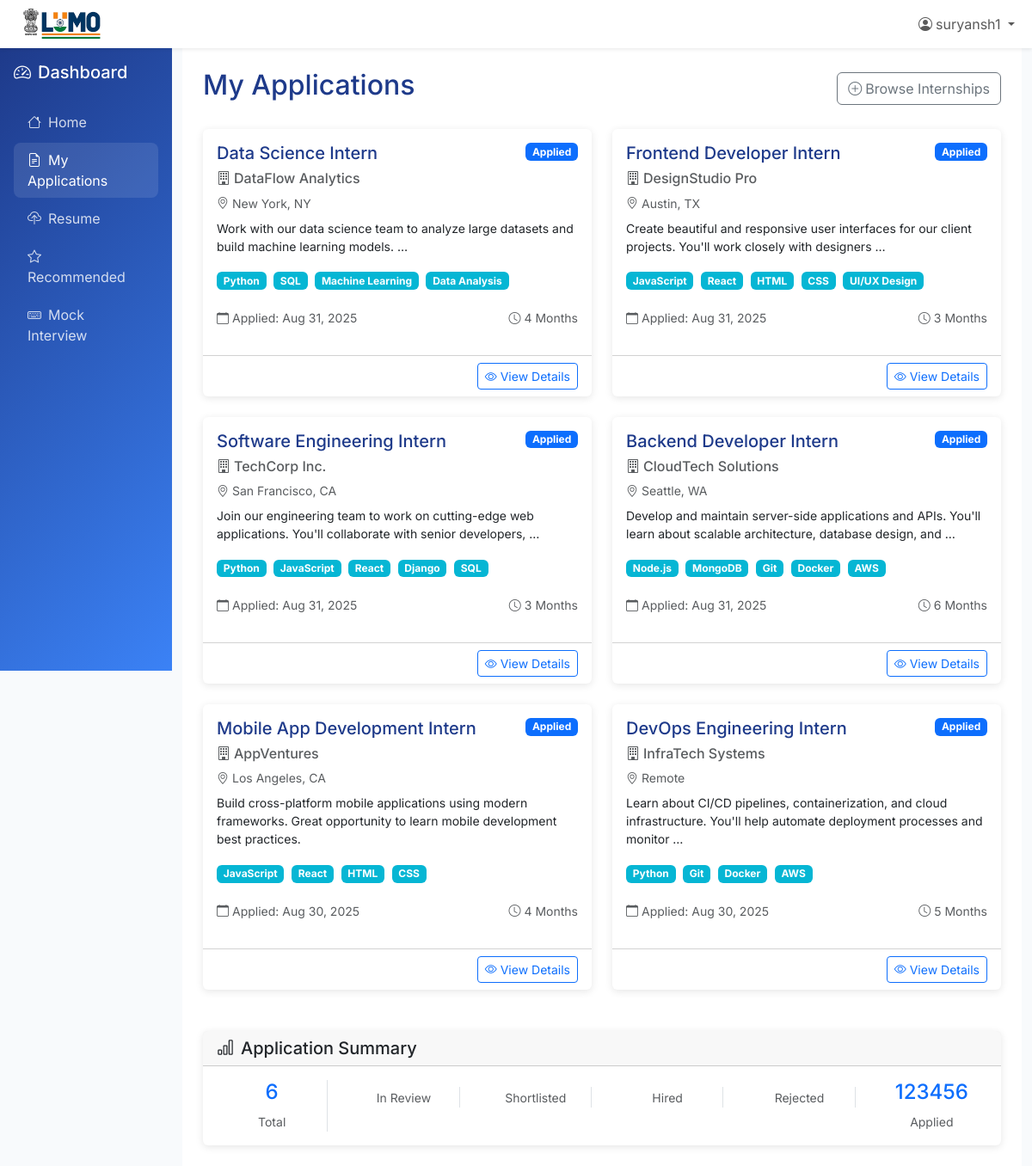
/dashboard/applications/ (signed in), run on the app's committed database.
### dashboard/models.py (models this page shows, shortened)
class Application(models.Model):
    STATUS_CHOICES = [
        ('Applied', 'Applied'),
        ('In Review', 'In Review'),
        ('Shortlisted', 'Shortlisted'),
        ('Rejected', 'Rejected'),
        ('Hired', 'Hired'),
    ]
    student = models.ForeignKey(Student, on_delete=models.CASCADE, related_name='applications')
    internship = models.ForeignKey(Internship, on_delete=models.CASCADE, related_name='applications')
    status = models.CharField(max_length=20, choices=STATUS_CHOICES, default='Applied')
    applied_date = models.DateTimeField(auto_now_add=True)
    class Meta:
        unique_together = ('student', 'internship')

class Internship(models.Model):
    title = models.CharField(max_length=255)
    company = models.CharField(max_length=255)
    description = models.TextField()
    location = models.CharField(max_length=150)
    stipend = models.DecimalField(max_digits=10, decimal_places=2, null=True, blank=True)
    duration = models.CharField(max_length=100, help_text="e.g., '3 Months', '6 Weeks'")
    required_skills = models.ManyToManyField(Skill, related_name='internships')
    posted_date = models.DateTimeField(auto_now_add=True)

### accounts/models.py (models this page shows, shortened)
class Skill(models.Model):
    name = models.CharField(max_length=100, unique=True)

### dashboard/views.py (the view)
# urls.py: path("applications/", views.my_applications, name="my_applications"),
@login_required
def my_applications(request):
    student_profile, created = Student.objects.get_or_create(user=request.user)
    applications = Application.objects.filter(student=student_profile).order_by('-applied_date')
    return render(request, 'dashboard/my_applications.html', {
        'applications': applications,
        'student': student_profile
    })

### templates/dashboard/my_applications.html (shortened to what this page needs)
{% extends 'dashboard/base.html' %}
{% block dashboard_content %}
<div class="d-flex justify-content-between align-items-center mb-4">
    <h1 class="h2 text-lumo">My Applications</h1>
    <a href="{% url 'dashboard' %}" class="btn btn-outline-secondary">
        <i class="bi bi-plus-circle me-1"></i>Browse Internships
    </a>
</div>
{% if applications %}
<div class="row">
    {% for application in applications %}
    <div class="col-lg-6 mb-4">
        <div class="card">
            <div class="card-body">
                <div class="d-flex justify-content-between align-items-start mb-2">
                    <h5 class="card-title text-lumo mb-1">{{ application.internship.title }}</h5>
                    <span class="badge
                        {% if application.status == 'Applied' %}bg-primary
                        {% elif application.status == 'In Review' %}bg-warning text-dark
                        {% elif application.status == 'Shortlisted' %}bg-info
                        {% elif application.status == 'Rejected' %}bg-danger
                        {% elif application.status == 'Hired' %}bg-success
                        {% endif %}">
                        {{ application.status }}
                    </span>
                </div>
                <h6 class="card-subtitle mb-2 text-muted">
                    <i class="bi bi-building me-1"></i>{{ application.internship.company }}
                </h6>
                <p class="text-muted small mb-2">
                    <i class="bi bi-geo-alt me-1"></i>{{ application.internship.location }}
                </p>
                <p class="card-text small">{{ application.internship.description|truncatewords:15 }}</p>
                <div class="mb-3">
                    {% for skill in application.internship.required_skills.all|slice:":5" %}
                        <span class="badge badge-skill me-1 mb-1">{{ skill.name }}</span>
                    {% endfor %}
                </div>
                <div class="row text-sm mb-3">
                    <div class="col-6">
                        <small class="text-muted">
                            <i class="bi bi-calendar me-1"></i>Applied: {{ application.applied_date|date:"M d, Y" }}
                        </small>
                    </div>
                    <div class="col-6 text-end">
                        <small class="text-muted">
                            <i class="bi bi-clock me-1"></i>{{ application.internship.duration }}
                        </small>
                    </div>
                </div>
            </div>
            <div class="card-footer bg-transparent">
                <div class="d-grid gap-2 d-md-flex justify-content-md-end">
                    <a href="{% url 'internship_detail' application.internship.id %}" class="btn btn-outline-primary btn-sm">
                        <i class="bi bi-eye me-1"></i>View Details
                    </a>
                </div>
            </div>
        </div>
    </div>
    {% endfor %}
</div>
<div class="row mt-4">
    <div class="col-12">
        <div class="card">
            <div class="card-header">
                <h5 class="mb-0"><i class="bi bi-bar-chart me-2"></i>Application Summary</h5>
            </div>
            <div class="card-body">
                <div class="row text-center">
                    <div class="col-md-2">
                        <div class="border-end">
                            <h4 class="text-primary">{{ applications|length }}</h4>
                            <small class="text-muted">Total</small>
                        </div>
                    </div>
                    <div class="col-md-2">
                        <div class="border-end">
                            <small class="text-muted">In Review</small>
                        </div>
                    </div>
                    <div class="col-md-2">
                        <div class="border-end">
                            <small class="text-muted">Shortlisted</small>
                        </div>
                    </div>
                    <div class="col-md-2">
                        <div class="border-end">
                            <small class="text-muted">Hired</small>
                        </div>
                    </div>
                    <div class="col-md-2">
                        <div class="border-end">
                            <small class="text-muted">Rejected</small>
                        </div>
                    </div>
                    <div class="col-md-2">
                        <h4 class="text-primary">{% for app in applications %}{% if app.status == 'Applied' %}{{ forloop.counter0|add:1 }}{% endif %}{% endfor %}</h4>
                        <small class="text-muted">Applied</small>
                    </div>
                </div>
            </div>
        </div>
    </div>
</div>
{% endif %}
{% endblock %}

### templates/base.html (shortened to what this page needs)
{% load static %}
<!DOCTYPE html>
<html lang="en">
<head>
    <link href="https://cdn.jsdelivr.net/npm/bootstrap@5.3.0/dist/css/bootstrap.min.css" rel="stylesheet">
    <link href="https://cdn.jsdelivr.net/npm/bootstrap-icons@1.10.0/font/bootstrap-icons.css" rel="stylesheet">
</head>
<body>
    <nav class="navbar navbar-expand-lg navbar-light bg-white shadow-sm">
        <div class="container-fluid">
            <a href="/" class="logo">
    <img src="{% static 'logo1.png' %}" alt="LUMO" class="img-fluid" style="height:40px; width:auto;" />
</a>
            <div class="collapse navbar-collapse" id="navbarNav">
                <ul class="navbar-nav ms-auto">
                    {% if user.is_authenticated %}
                        <li class="nav-item dropdown">
                            <a class="nav-link dropdown-toggle" href="#" id="navbarDropdown" role="button" data-bs-toggle="dropdown">
                                <i class="bi bi-person-circle me-1"></i>{{ user.username }}
                            </a>
                        </li>
                    {% endif %}
                </ul>
            </div>
        </div>
    </nav>
    {% block content %}{% endblock %}
</body>
</html>

### templates/base.html (style rules this page uses)
:root { --lumo-primary: #1e3a8a; --lumo-secondary: #3b82f6; --lumo-accent: #06b6d4; --lumo-dark: #1f2937; --lumo-light: #f8fafc; }
body { font-family: 'Inter', sans-serif; background-color: var(--lumo-light); }
.text-lumo { color: var(--lumo-primary); }
.card { border: none; box-shadow: 0 2px 10px rgba(0, 0, 0, 0.1); transition: transform 0.2s ease, box-shadow 0.2s ease; }
.badge-skill { background-color: var(--lumo-accent); color: white; }

### data on the page
Application: internship "Data Science Intern", status "Applied", internship.company "DataFlow Analytics", internship.location "New York, NY", internship.description "Work with our data science team to analyze large datasets and build machine learning models. …", applied_date "Aug 31, 2025", internship.duration "4 Months"
Skill: name "Python"
Skill: name "SQL"
Skill: name "Machine Learning"
Skill: name "Data Analysis"
Application: internship "Frontend Developer Intern", status "Applied", internship.company "DesignStudio Pro", internship.location "Austin, TX", internship.description "Create beautiful and responsive user interfaces for our client projects. You'll work closely with designers …", applied_date "Aug 31, 2025", internship.duration "3 Months"
Skill: name "JavaScript"
Skill: name "React"
Skill: name "HTML"
Skill: name "CSS"
Skill: name "UI/UX Design"
Application: internship "Software Engineering Intern", status "Applied", internship.company "TechCorp Inc.", internship.location "San Francisco, CA", internship.description "Join our engineering team to work on cutting-edge web applications. You'll collaborate with senior developers, …", applied_date "Aug 31, 2025", internship.duration "3 Months"
Skill: name "Django"
Application: internship "Backend Developer Intern", status "Applied", internship.company "CloudTech Solutions", internship.location "Seattle, WA", internship.description "Develop and maintain server-side applications and APIs. You'll learn about scalable architecture, database design, and …", applied_date "Aug 31, 2025", internship.duration "6 Months"
Skill: name "Node.js"
Skill: name "MongoDB"
Skill: name "Git"
Skill: name "Docker"
Skill: name "AWS"
Application: internship "Mobile App Development Intern", status "Applied", internship.company "AppVentures", internship.location "Los Angeles, CA", internship.description "Build cross-platform mobile applications using modern frameworks. Great opportunity to learn mobile development best practices.", applied_date "Aug 30, 2025", internship.duration "4 Months"
Application: internship "DevOps Engineering Intern", status "Applied", internship.company "InfraTech Systems", internship.location "Remote", internship.description "Learn about CI/CD pipelines, containerization, and cloud infrastructure. You'll help automate deployment processes and monitor …", applied_date "Aug 30, 2025", internship.duration "5 Months"

### other printed values
{{ user.username }} "suryansh1"
{{ applications|length }} "6"
